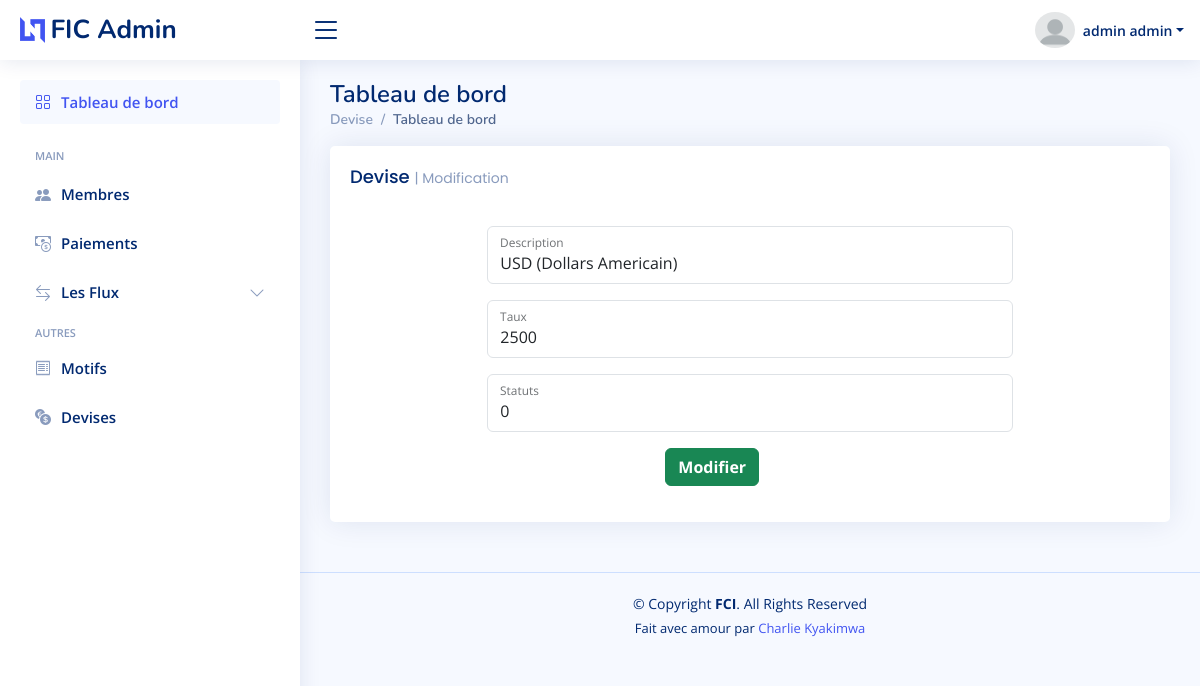
Page /admin/devise.php?id=1 (signed in) on the committed database.
### tables this page shows
CREATE TABLE `devise` (
  `id` int(11) NOT NULL,
  `description` text DEFAULT NULL,
  `taux` decimal(10,0) DEFAULT NULL,
  `visible` int(11) DEFAULT NULL,
  `statuts` int(11) DEFAULT 0
);

### admin/devise.php (called while the page is built, shortened)
<?php require_once 'includes/devise.php' ?>
<?php require('../templates/adminLayout.php') ?>

### Class/devise.php (called while the page is built, shortened)
<?php
class devise
{
    private $id;
    public function setId($value)
    {
        $this->id = $value;
    }
    public function afficherbyid()
    {
        $con = new Database();
        $connect = $con->open();
        try {
            $stmt = $connect->prepare("SELECT * from `devise` where id=? and visible=?");
            $stmt->execute([$this->id, $this->visible = 1]);
            return $stmt->fetchAll();
        } catch (Exception $e) {
            return $e->getMessage();
        }
    }
}

### admin/includes/devise.php (the view, shortened to what this page needs)
<?php
require_once("../Class/devise.php");
$data = new devise();
$id = $_GET['id'];
$data->setId($id);
$all = $data->afficherbyid();
?>
<div class="col-lg-12">
    <div class="row">
        <div class="col-12">
            <div class="card recent-sales overflow-auto">
                <div class="card-body">
                    <h5 class="card-title mb-4">Devise <span>| Modification</span></h5>
                    <?php
                    foreach ($all as $key => $val) {
                    ?>
                        <form method="POST" action="../admin/processing/updatedevise.php">
                            <div class="row">
                                <div class="col-sm-2 col-xxl-4">
                                </div>
                                <div class="col-sm-8 col-xxl-6">
                                    <div class="form-floating mb-3">
                                        <input value="<?= $val['description'] ?>" name="description" type="text" class="form-control" id="floatingInput" placeholder="name@example.com">
                                        <label for="floatingInput">Description</label>
                                    </div>
                                    <div class="form-floating mb-3">
                                        <input value="<?= $val['taux'] ?>" name="taux" type="number" min="0" class="form-control" id="floatingInput" placeholder="name@example.com">
                                        <label for="floatingInput">Taux</label>
                                    </div>
                                    <div class="form-floating mb-3">
                                        <input min="0" max="1" value="<?= $val['statuts'] ?>" name="statuts" type="number" min="0" class="form-control" id="floatingInput" placeholder="name@example.com">
                                        <label for="floatingInput">Statuts</label>
                                    </div>
                                    <div class="row mb-3 text-center">
                                        <div class="col-sm-10 text-center ms-2">
                                            <button name="update" type="submit" class="btn btn-success fw-bold">Modifier</button>
                                        </div>
                                    </div>
                                </div>
                                <div class="col-sm-2 col-xxl-4">
                                </div>
                            </div>
                        <?php
                    }
                        ?>
                        </form>
                </div>
            </div>
        </div>
    </div>
</div>

### assets/css/style.css (style rules this page uses)
:root { scroll-behavior: smooth; }
body { font-family: "Open Sans", sans-serif; background: #f6f9ff; color: #444444; }
h1, h2, h3, h4, h5, h6 { font-family: "Nunito", sans-serif; }
.card { margin-bottom: 30px; border: none; border-radius: 5px; box-shadow: 0px 0 30px rgba(1, 41, 112, 0.1); }
.card-title { padding: 20px 0 15px 0; font-size: 18px; font-weight: 500; color: #012970; font-family: "Poppins", sans-serif; }
.card-title span { color: #899bbd; font-size: 14px; font-weight: 400; }
.card-body { padding: 0 20px 20px 20px; }
.dashboard .recent-sales { font-size: 14px; }

### rows in the picture
devise: description "USD (Dollars Americain)", taux "2500", statuts "0"

### other values in the picture
$_SESSION['POSTNOM'] "admin"
$_SESSION['PRENOM'] "admin"
$pageTitle "Devise"
